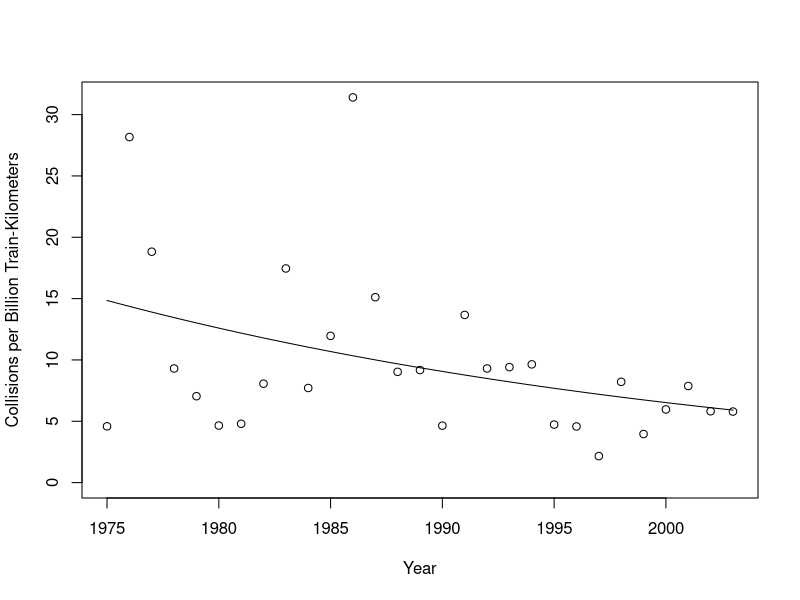

Reproduce this figure in R.
Year=seq(2003,1975,by=-1)
KM=c(518,516,508,503,505,487,463,437,423,415,425,430,439,431,436,443,397,414,418,
     389,401,372,417,430,426,430,425,426,436)
Train=c(0,1,0,1,1,0,1,2,1,2,0,1,2,1,4,2,1,2,0,5,2,2,2,2,3,2,1,2,5)
TrRd=c(3,3,4,3,2,4,1,2,2,4,4,4,6,2,4,4,6,13,5,3,7,3,2,2,3,4,8,12,2)

traincollisions=data.frame(Year=Year,KM=KM,Train=Train,TrRd=TrRd)
traincollisions
trains.log=glm(TrRd~I(Year-1975),offset=log(KM),family=poisson(link=log),
		data=traincollisions)
summary(trains.log)

sum(resid(trains.log,type="pearson")^2)

attach(traincollisions)
plot(Year,1000*TrRd/KM,ylim=c(0,1000*max(TrRd/KM)),
		ylab="Collisions per Billion Train-Kilometers")
curve(1000*exp(-4.21-0.0329*(x-1975)),add=TRUE)
detach(traincollisions)

### Section on Overdispersion

sum(resid(trains.log,type="pearson")^2)
sum(resid(trains.log,type="pearson")^2)/trains.log$df.residual

# Negative Binomial
library(MASS)
trains.nb=glm.nb(TrRd ~ I(Year-1975) + offset(log(KM)),data=traincollisions)
summary(trains.nb)
